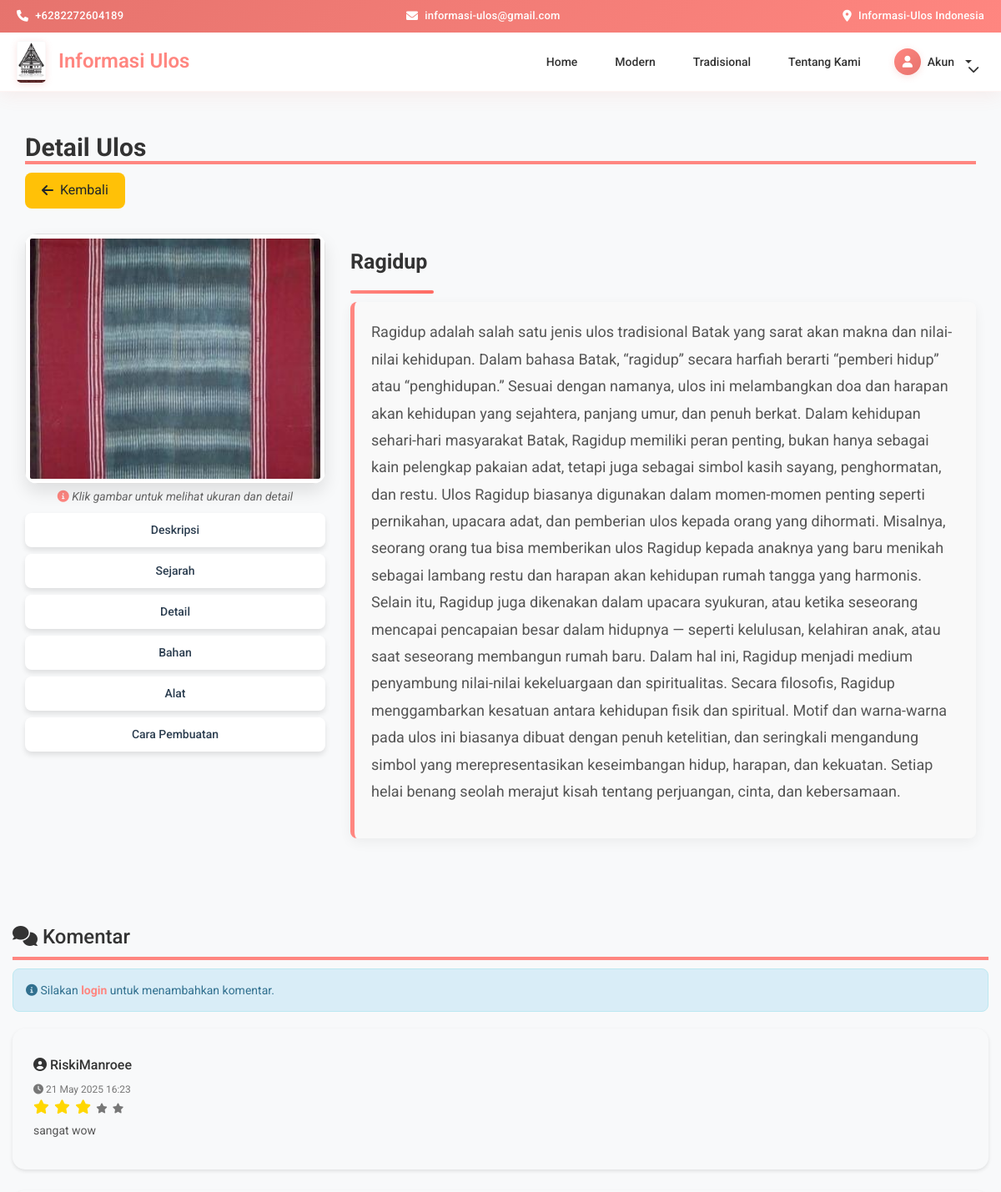
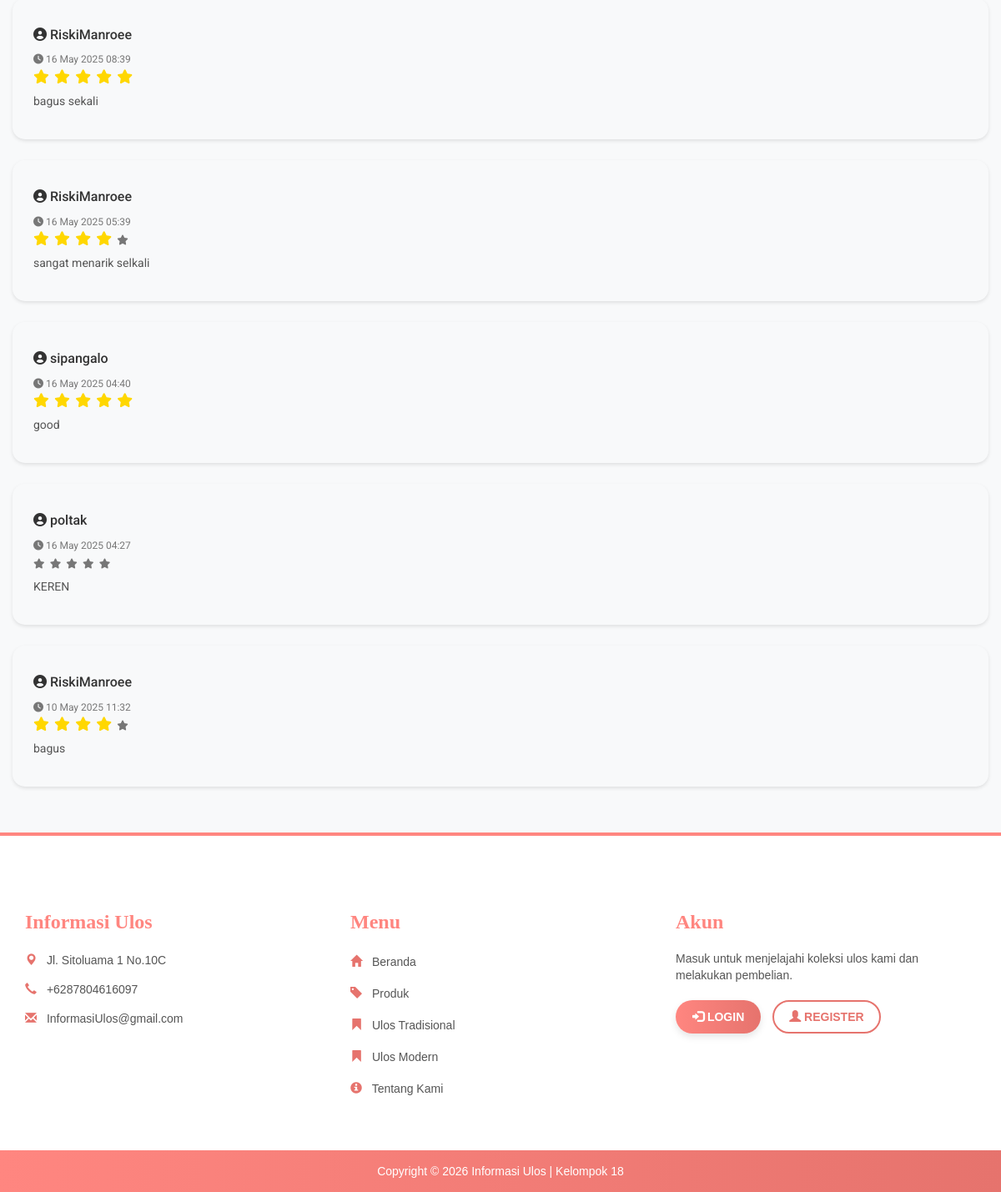
Page /detail_produk.php?produk=P0001 on the committed database (2 pictures, top to bottom).
### tables this page shows
CREATE TABLE `produk` (
  `kode_produk` varchar(100) NOT NULL,
  `nama` varchar(100) NOT NULL,
  `image` text NOT NULL,
  `deskripsi` text NOT NULL,
  `detail` text DEFAULT NULL,
  `cara_pembuatan` text DEFAULT NULL,
  `bahan` text DEFAULT NULL COMMENT 'Kolom untuk bahan terpisah',
  `jumlah_benang` varchar(255) DEFAULT NULL,
  `panjang` varchar(50) DEFAULT NULL COMMENT 'Panjang produk',
  `lebar` varchar(50) DEFAULT NULL COMMENT 'Lebar produk',
  `sejarah` text DEFAULT NULL,
  `kategori` enum('Modern','Tradisional') NOT NULL DEFAULT 'Modern',
  `harga` int(11) NOT NULL
);

CREATE TABLE `comments` (
  `id` int(11) NOT NULL,
  `kode_customer` varchar(50) NOT NULL,
  `kode_produk` varchar(50) NOT NULL,
  `comment` text NOT NULL,
  `created_at` datetime NOT NULL,
  `updated_at` datetime DEFAULT current_timestamp() ON UPDATE current_timestamp(),
  `rating` int(11) DEFAULT 0
);

CREATE TABLE `customer` (
  `kode_customer` varchar(100) NOT NULL,
  `nama` varchar(100) NOT NULL,
  `email` varchar(100) NOT NULL,
  `username` varchar(100) NOT NULL,
  `password` varchar(100) NOT NULL,
  `telp` varchar(200) NOT NULL
);

### detail_produk.php (the view, shortened to what this page needs)
<?php
include 'header.php';
$kode = mysqli_real_escape_string($conn, $_GET['produk']);
$result = mysqli_query($conn, "SELECT * FROM produk WHERE kode_produk = '$kode'");
$row = mysqli_fetch_assoc($result);
?>
<!DOCTYPE html>
<html lang="en">
<head>
  <link rel="stylesheet" href="https://cdnjs.cloudflare.com/ajax/libs/font-awesome/6.0.0/css/all.min.css">
</head>
<body>
  <div class="container">
    <div class="d-flex justify-content-between align-items-center mb-4">
      <h2 class="page-load-animation animate-title" style="border-bottom: 4px solid #ff8680"><b>Detail Ulos</b></h2>
      <a href="javascript:history.back()" class="back-button page-load-animation animate-buttons">
        <i class="fas fa-arrow-left"></i> Kembali
      </a>
    </div>
    <div class="row">
      <div class="col-md-4">
        <div class="image-container page-load-animation animate-image">
          <img src="image/produk/<?= $row['image']; ?>" class="img-responsive thumbnail-image" onclick="openImageModal('image/produk/<?= $row['image']; ?>')">
        </div>
        <p class="text-center mt-2" style="color: #666; font-style: italic;">
          <i class="fas fa-info-circle" style="color: #ff8680;"></i>
          Klik gambar untuk melihat ukuran dan detail
        </p>
        <div class="page-load-animation animate-buttons" style="margin-top: 10px;">
          <button type="button" class="btn btn-sm btn-outline-primary btn-custom" onclick="showContent('deskripsi')">Deskripsi</button>
          <button type="button" class="btn btn-sm btn-outline-danger btn-custom" onclick="showContent('sejarah')">Sejarah</button>
          <button type="button" class="btn btn-sm btn-outline-success btn-custom" onclick="showContent('detail')">Detail</button>
          <button type="button" class="btn btn-sm btn-outline-warning btn-custom" onclick="showContent('bahan')">Bahan</button>
          <button type="button" class="btn btn-sm btn-outline-warning btn-custom" onclick="showContent('alat')">Alat</button>
          <button type="button" class="btn btn-sm btn-outline-info btn-custom" onclick="showContent('cara_pembuatan')">Cara Pembuatan</button>
        </div>
      </div>
      <div class="col-md-8">
        <div class="product-details page-load-animation animate-content">
          <h3 class="judul-produk"><?= $row['nama']; ?></h3>
          <div id="deskripsiContent" class="content-section">
            <?= $row['deskripsi']; ?>
          </div>
        </div>
      </div>
    </div>
  </div>
  <div class="container mt-5">
    <div class="row">
      <div class="col-12">
        <h3 class="mb-4" style="border-bottom: 4px solid #ff8680; padding-bottom: 10px;">
          <i class="fas fa-comments"></i> Komentar
        </h3>
        <?php if(isset($_SESSION['kd_cs'])): ?>
        <div class="card mb-4">
          <div class="card-body">
            <form method="POST" action="<?php echo $_SERVER['PHP_SELF'] . '?produk=' . $kode; ?>">
              <input type="hidden" name="kode_produk" value="<?= $kode ?>">
              <div class="form-group mb-2">
                <label class="mb-1">Rating:</label>
                <div class="star-rating">
                  <input type="radio" id="star5" name="rating" value="5" />
                  <label for="star5" title="5 stars"><i class="fas fa-star"></i></label>
                  <input type="radio" id="star4" name="rating" value="4" />
                  <label for="star4" title="4 stars"><i class="fas fa-star"></i></label>
                  <input type="radio" id="star3" name="rating" value="3" />
                  <label for="star3" title="3 stars"><i class="fas fa-star"></i></label>
                  <input type="radio" id="star2" name="rating" value="2" />
                  <label for="star2" title="2 stars"><i class="fas fa-star"></i></label>
                  <input type="radio" id="star1" name="rating" value="1" />
                  <label for="star1" title="1 star"><i class="fas fa-star"></i></label>
                </div>
              </div>
              <div class="form-group mb-2">
                <textarea class="form-control" name="comment" rows="3" placeholder="Tulis komentar Anda di sini..." required></textarea>
              </div>
              <button type="submit" name="submit_comment" class="btn btn-primary">
                <i class="fas fa-paper-plane"></i> Kirim Komentar
              </button>
            </form>
          </div>
        </div>
        <?php else: ?>
        <div class="alert alert-info">
          <i class="fas fa-info-circle"></i> Silakan <a href="user_login.php">login</a> untuk menambahkan komentar.
        </div>
        <?php endif; ?>
        <div id="commentsList">
          <?php
          $comments_query = mysqli_query($conn, "
            SELECT c.*, cu.nama as customer_name
            FROM comments c
            JOIN customer cu ON c.kode_customer = cu.kode_customer
            WHERE c.kode_produk = '$kode'
            ORDER BY c.created_at DESC
          ");
          if(mysqli_num_rows($comments_query) > 0):
            while($comment = mysqli_fetch_assoc($comments_query)):
          ?>
            <div class="card mb-3" id="comment-<?= $comment['id'] ?>">
              <div class="card-body">
                <div class="d-flex justify-content-between align-items-center mb-2">
                  <h5 class="card-title mb-0">
                    <i class="fas fa-user-circle"></i> <?= htmlspecialchars($comment['customer_name']) ?>
                  </h5>
                  <small class="text-muted">
                    <i class="fas fa-clock"></i> <?= date('d M Y H:i', strtotime($comment['created_at'])) ?>
                  </small>
                </div>
                <div class="star-rating-display mb-2">
                  <?php for($i = 1; $i <= 5; $i++): ?>
                    <i class="fas fa-star <?= $i <= $comment['rating'] ? 'text-warning' : 'text-muted' ?>"></i>
                  <?php endfor; ?>
                </div>
                <p class="card-text" id="comment-text-<?= $comment['id'] ?>"><?= nl2br(htmlspecialchars($comment['comment'])) ?></p>
              </div>
            </div>
          <?php
            endwhile;
          else:
          ?>
            <div class="alert alert-info">
              <i class="fas fa-info-circle"></i> Belum ada komentar untuk produk ini.
            </div>
          <?php endif; ?>
        </div>
      </div>
    </div>
  </div>
</body>
</html>
<?php include 'footer.php'; ?>

### header.php (style rules this page uses)
:root { --primary: #ff8680; --primary-dark: #e6736d; --primary-light: #ffd6d4; --dark: #333333; --light: #ffffff; --gray: #f8f9fa; }
body { font-family: 'Poppins', sans-serif; padding-top: 95px; color: var(--dark); background-color: var(--light); }

### detail_produk.php (style rules this page uses)
body { font-family: 'Roboto', sans-serif; overflow-x: hidden; background-color: #f8f9fa; }
.container { max-width: 1200px; padding: 30px 15px; }
.judul-produk { font-size: 2.8rem; font-weight: 700; color: #2c3e50; margin-bottom: 25px; position: relative; padding-bottom: 15px; }
.judul-produk::after { content: ''; display: block; width: 120px; height: 4px; background: linear-gradient(to right, #ff8680, #ff6b63); position: absolute; bottom: 0; left: 0; border-radius: 2px; }
.image-container { position: relative; cursor: pointer; display: inline-block; width: 100%; border-radius: 15px; overflow: hidden; box-shadow: 0 10px 20px rgba(0,0,0,0.1); transition: transform 0.3s ease; }
.image-container img { width: 100%; height: 400px; object-fit: cover; border-radius: 15px; transition: transform 0.3s ease; }
.content-section { background: white; border-radius: 15px; padding: 25px; margin-bottom: 30px; box-shadow: 0 5px 15px rgba(0,0,0,0.05); border: none; transition: all 0.3s ease; }
.btn-custom { display: block; width: 100%; margin-bottom: 12px; padding: 12px 20px; font-size: 1.5rem; font-weight: 500; border-radius: 10px; transition: all 0.3s ease; border: 2px solid transparent; background: white; color: #2c3e50; box-shadow: 0 4px 6px rgba(0,0,0,0.1); }
.card { border: none; border-radius: 15px; box-shadow: 0 5px 15px rgba(0,0,0,0.08); margin-bottom: 25px; transition: transform 0.3s ease; }
.card-body { padding: 25px; }
.page-load-animation { opacity: 0; }
.animate-title { animation: fadeIn 0.8s ease 0.2s forwards; }
.animate-image { animation: fadeIn 0.8s ease 0.4s forwards; }
.animate-buttons { animation: fadeIn 0.8s ease 0.6s forwards; }
.animate-content { animation: fadeInUp 0.8s ease 0.8s forwards; }
body { font-family: 'Roboto', sans-serif; overflow-x: hidden; }
.btn-custom { display: block; width: 100%; margin-bottom: 8px; transition: all 0.3s ease; border-radius: 8px; padding: 8px 16px; font-size: 14px; }
.judul-produk { font-size: 2.5rem; font-weight: bold; color: #333; margin-bottom: 20px; position: relative; }
.judul-produk::after { content: ''; display: block; width: 100px; height: 4px; background-color: #ff8680; position: absolute; bottom: -10px; left: 0; }
.content-section { font-size: 1.8rem; line-height: 1.8; color: #555; margin-bottom: 25px; padding: 20px; background-color: #f9f9f9; border-left: 5px solid #ff8680; border-radius: 8px; transition: all 0.6s ease; transform: translateY(20px); opacity: 0; display: none; }
.content-section.active { transform: translateY(0); opacity: 1; }
.content-section::after { content: ''; display: block; padding-bottom: 20px; }
.image-container { position: relative; cursor: pointer; display: inline-block; width: 100%; }
.image-container img { border: 1px solid #e0e0e0; padding: 5px; background: white; border-radius: 8px; max-width: 100%; height: auto; object-fit: cover; width: 400px; height: 300px; }
.back-button { display: inline-flex; align-items: center; padding: 10px 20px; font-size: 1.6rem; margin-bottom: 30px; background-color: #ffc107; color: #212529; border: none; border-radius: 8px; transition: all 0.3s; }
.back-button i { margin-right: 8px; }
.card { border: none; box-shadow: 0 2px 4px rgba(0,0,0,0.1); transition: transform 0.3s ease; }
.card-title { font-size: 1.6rem; color: #333; }
.card-text { font-size: 1.4rem; color: #555; line-height: 1.6; }
.text-muted { font-size: 1.2rem; }
.alert { font-size: 1.4rem; border-radius: 8px; }
.alert a { color: #ff8680; text-decoration: none; font-weight: bold; }
.star-rating-display { font-size: 1.2em; margin-bottom: 0.5rem; }
.star-rating-display .fas { margin-right: 2px; }
.star-rating-display .fas.text-warning { color: #FFD700 !important; }

### rows in the picture
produk: image (picture), nama "Ragidup", deskripsi "Ragidup adalah salah satu jenis ulos tradisional Batak yang sarat akan makna dan nilai-nilai kehidupan. Dalam bahasa Batak, “ragidup” secara harfiah berarti “pemberi hidup” atau “penghidupan.” Sesuai dengan namanya, ulos ini melambangkan doa dan harapan akan kehidupan yang sejahtera, panjang umur, dan penuh berkat. Dalam kehidupan sehari-hari masyarakat Batak, Ragidup memiliki peran penting, bukan hanya sebagai kain pelengkap pakaian adat, tetapi juga sebagai simbol kasih sayang, penghormatan, dan restu. Ulos Ragidup biasanya digunakan dalam momen-momen penting seperti pernikahan, upacara adat, dan pemberian ulos kepada orang yang dihormati. Misalnya, seorang orang tua bisa memberikan ulos…"
comments: kode_customer.nama "RiskiManroee", created_at "21 May 2025 16:23", rating 3 (drawn), comment "sangat wow"
comments: kode_customer.nama "RiskiManroee", created_at "16 May 2025 08:39", rating 5 (drawn), comment "bagus sekali"
comments: kode_customer.nama "RiskiManroee", created_at "16 May 2025 05:39", rating 4 (drawn), comment "sangat menarik selkali"
comments: kode_customer.nama "sipangalo", created_at "16 May 2025 04:40", rating 5 (drawn), comment "good"
comments: kode_customer.nama "poltak", created_at "16 May 2025 04:27", rating 0 (drawn), comment "KEREN"
comments: kode_customer.nama "RiskiManroee", created_at "10 May 2025 11:32", rating 4 (drawn), comment "bagus"
